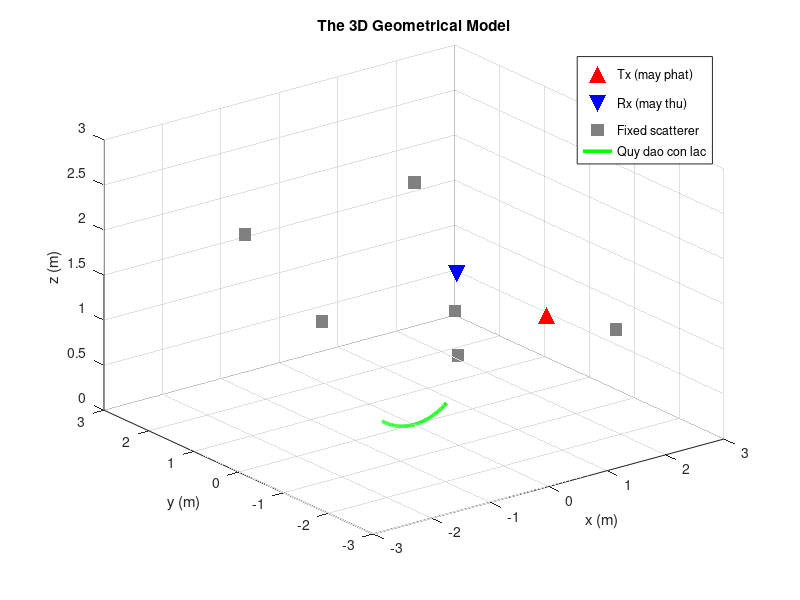

This chart was generated by the following MATLAB code: (Note: this script raises an error after producing the figure.)
%% PATZOLD_FIXED.M
% Mo phong Micro-Doppler cua con lac (Abdelgawwad, Borhani, Paetzold - Sensors 2020)
% Cac thay doi so voi ban goc duoc danh dau [SUA #n]
clc; clearvars; close all;
rng(1);                                   % [SUA #1] seed dat TRUOC moi lenh rand

%% 1. Tham so
c0  = 299792458;                          % [SUA #7] khong can toolbox (physconst)
f0  = 5.32e9;                             % tan so song mang
eta = 0.8;
M   = 6;                                  % so fixed scatterer
df  = 312.5e3;                            % khoang cach subcarrier
q   = [-28:2:-2, -1, 1:2:27, 28];         % [SUA #4] 30 subcarrier (Eq. 20, Intel 5300)

Tx = [1.5, -1, 1.18];
Rx = [1.5,  1, 1.18];

L = 1.17;  xmax = 0.55;  g = 9.8;         % con lac
fs = 1000;                                % [SUA #5] 1 kHz nhu CSI trong paper (f_D,max ~ 40 Hz)
dt = 1/fs;
t  = 0:dt:15;

%% 2. Hinh hoc 3D
SCF = [-3+6*rand(M,1), -3+6*rand(M,1), 3*rand(M,1)];   % chi dung de ve hinh

x_M = L*sin(asin(xmax/L)*cos(sqrt(g/L)*t));            % Eq. (38)
y_M = zeros(size(t));                                  % Eq. (39)
z_M = L*(1 - cos(asin(x_M/L)));                        % Eq. (40)

figure('Name','Mo hinh 3D','Color','w'); hold on; grid on; view(3);
scatter3(Tx(1),Tx(2),Tx(3),150,'^','filled','MarkerFaceColor','r','DisplayName','Tx (may phat)');
scatter3(Rx(1),Rx(2),Rx(3),150,'v','filled','MarkerFaceColor','b','DisplayName','Rx (may thu)');   % [SUA #6]
scatter3(SCF(:,1),SCF(:,2),SCF(:,3),80,'s','filled','MarkerFaceColor',[0.5 0.5 0.5],'DisplayName','Fixed scatterer');
plot3(x_M,y_M,z_M,'g','LineWidth',2.5,'DisplayName','Quy dao con lac');
xlabel('x (m)'); ylabel('y (m)'); zlabel('z (m)'); axis([-3 3 -3 3 0 3]);
title('The 3D Geometrical Model');
legend('Location','best');                % [SUA #6] legend SAU khi ve

%% 3. Channel Transfer Function
dTx = sqrt((x_M-Tx(1)).^2 + (y_M-Tx(2)).^2 + (z_M-Tx(3)).^2);   % Eq. (10)
dRx = sqrt((x_M-Rx(1)).^2 + (y_M-Rx(2)).^2 + (z_M-Rx(3)).^2);   % Eq. (11)
tau = (dTx + dRx)/c0;                                           % Eq. (16)

cM  = sqrt(2*eta);                        % Eq. (41)
cF  = sqrt(2*(1-eta)/M);
thM = 2*pi*rand - pi;
thF = 2*pi*rand(1,M) - pi;

HF = sum(cF*exp(1i*thF));                 % [SUA #3] TONG theo Eq. (17), khong phai mean

fq  = f0 + q(:)*df;                                   % 30 x 1
HM  = cM*exp(1i*(thM - 2*pi*fq*tau));                 % Eq. (18), kich thuoc 30 x numel(t)
H   = HM + HF;                                        % Eq. (17)
Hs  = sum(H,1);                                       % tong STFT theo q = STFT cua tong (tuyen tinh), Eq. (42)

%% 4. Spectrogram
sigma_t = 31.1e-3;                        % sigma_w trong paper
Lw      = 256;
sigma_n = sigma_t*fs;                     % do lech chuan theo so mau
alpha   = Lw/(2*sigma_n);                 % [SUA #2] gausswin: sigma = Lw/(2*alpha) mau
win     = gausswin(Lw, alpha);
hop     = 5;                              % buoc truot (giam khoi luong tinh toan so voi hop = 1)
noverlap= Lw - hop;
nfft    = 1024;

[S, f, tt] = spectrogram(Hs, win, noverlap, nfft, fs, 'centered');
P    = abs(S).^2;
PdB  = 10*log10(P/max(P(:)));             % [SUA #8] dB tuong doi so voi dinh

figure('Name','Micro-Doppler Spectrogram','Color','w');
imagesc(tt, f, PdB); axis xy;
xlabel('Time, t (s)'); ylabel('Frequency, f (Hz)');
title('Spectrogram Micro-Doppler (mo phong)');
ylim([-60 60]);
clim([-40 0]);                            % R2022a tro len; ban cu dung caxis
colormap('hot'); colorbar;

%% 5. Doi chung dinh luong: mean Doppler shift (Eq. 25 va 37)
fM    = -f0*gradient(tau, dt);            % Doppler cua con lac, f_M = -f0 * d(tau)/dt
B_ana = cM^2*fM/(cM^2 + M*cF^2);          % Eq. (25)
B_spec = (f(:).'*P)./sum(P,1);            % Eq. (37)
B_ref  = interp1(t, B_ana, tt(:).', 'linear');
nmse   = sum((B_spec - B_ref).^2)/sum(B_ref.^2);

figure('Name','Mean Doppler','Color','w'); hold on; grid on;
plot(t, B_ana, 'b', 'LineWidth', 1.5, 'DisplayName', 'B giai tich (Eq. 25)');
plot(tt, B_spec, 'r--', 'LineWidth', 1.2, 'DisplayName', 'B tu spectrogram (Eq. 37)');
xlabel('Time, t (s)'); ylabel('Mean Doppler shift (Hz)');
title(sprintf('NMSE = %.4f', nmse)); legend('Location','best');
